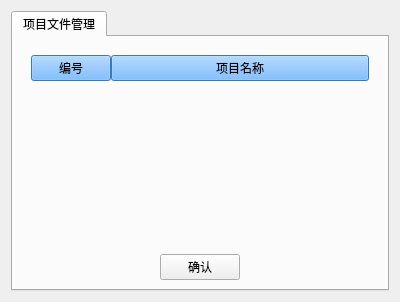
<?xml version="1.0" encoding="UTF-8"?>
<ui version="4.0">
 <class>Frame</class>
 <widget class="QFrame" name="Frame">
  <property name="windowModality">
   <enum>Qt::ApplicationModal</enum>
  </property>
  <property name="geometry">
   <rect>
    <x>0</x>
    <y>0</y>
    <width>400</width>
    <height>300</height>
   </rect>
  </property>
  <property name="windowTitle">
   <string>项目管理</string>
  </property>
  <property name="windowIcon">
   <iconset resource="../resource.qrc">
    <normaloff>:/logo/icon/logo.png</normaloff>:/logo/icon/logo.png</iconset>
  </property>
  <layout class="QGridLayout" name="gridLayout">
   <item row="0" column="0">
    <widget class="QTabWidget" name="tabWidget">
     <property name="currentIndex">
      <number>0</number>
     </property>
     <widget class="QWidget" name="tab">
      <attribute name="title">
       <string>项目文件管理</string>
      </attribute>
      <layout class="QGridLayout" name="gridLayout_2">
       <item row="0" column="0">
        <widget class="QWidget" name="widget" native="true">
         <property name="minimumSize">
          <size>
           <width>0</width>
           <height>200</height>
          </size>
         </property>
         <layout class="QFormLayout" name="formLayout">
          <property name="sizeConstraint">
           <enum>QLayout::SetDefaultConstraint</enum>
          </property>
          <property name="horizontalSpacing">
           <number>0</number>
          </property>
          <property name="verticalSpacing">
           <number>0</number>
          </property>
          <property name="leftMargin">
           <number>9</number>
          </property>
          <property name="topMargin">
           <number>9</number>
          </property>
          <property name="rightMargin">
           <number>9</number>
          </property>
          <property name="bottomMargin">
           <number>6</number>
          </property>
          <item row="0" column="0">
           <widget class="QPushButton" name="pushButton_2">
            <property name="styleSheet">
             <string notr="true">
background-color: rgb(85, 170, 255)</string>
            </property>
            <property name="text">
             <string>编号</string>
            </property>
            <property name="checkable">
             <bool>false</bool>
            </property>
            <property name="autoDefault">
             <bool>false</bool>
            </property>
            <property name="default">
             <bool>false</bool>
            </property>
            <property name="flat">
             <bool>false</bool>
            </property>
           </widget>
          </item>
          <item row="0" column="1">
           <widget class="QPushButton" name="pushButton_3">
            <property name="styleSheet">
             <string notr="true">background-color: rgb(85, 170, 255)</string>
            </property>
            <property name="text">
             <string>项目名称</string>
            </property>
            <property name="checkable">
             <bool>false</bool>
            </property>
            <property name="flat">
             <bool>false</bool>
            </property>
           </widget>
          </item>
         </layout>
        </widget>
       </item>
       <item row="1" column="0">
        <layout class="QHBoxLayout" name="horizontalLayout">
         <item>
          <spacer name="horizontalSpacer">
           <property name="orientation">
            <enum>Qt::Horizontal</enum>
           </property>
           <property name="sizeHint" stdset="0">
            <size>
             <width>40</width>
             <height>20</height>
            </size>
           </property>
          </spacer>
         </item>
         <item>
          <widget class="QPushButton" name="pushButton">
           <property name="text">
            <string>确认</string>
           </property>
          </widget>
         </item>
         <item>
          <spacer name="horizontalSpacer_3">
           <property name="orientation">
            <enum>Qt::Horizontal</enum>
           </property>
           <property name="sizeHint" stdset="0">
            <size>
             <width>40</width>
             <height>20</height>
            </size>
           </property>
          </spacer>
         </item>
        </layout>
       </item>
      </layout>
     </widget>
    </widget>
   </item>
  </layout>
 </widget>
 <resources>
  <include location="../resource.qrc"/>
 </resources>
 <connections/>
</ui>
